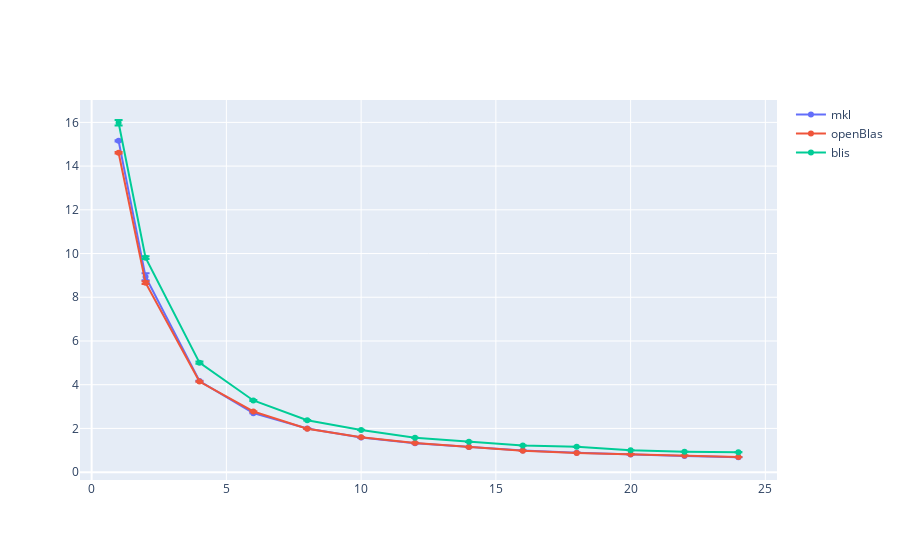

Write notebook code for a chart like this one.
### Code cell
fig = go.Figure()

fig.add_trace(go.Scatter(x=mkl_float_avg["cores"]["mean"], y=mkl_float_avg["time"]["mean"], name='mkl',
                         error_y=dict(
                             type="data",
                             array=mkl_float_avg["time"]["std"],
                             visible=True)))
fig.add_trace(go.Scatter(x=oblas_float_avg["cores"]["mean"], y=oblas_float_avg["time"]["mean"], name='openBlas',
                         error_y=dict(
                             type="data",
                             array=oblas_float_avg["time"]["std"],
                             visible=True)))
fig.add_trace(go.Scatter(x=blis_float_avg["cores"]["mean"], y=blis_float_avg["time"]["mean"], name='blis',
                         error_y=dict(
                             type="data",
                             array=blis_float_avg["time"]["std"],
                             visible=True)))

fig.show()

### Figure 1 — Plotly figure (JSON) as saved in the notebook; plotly's stock layout.template omitted (floating-point values rounded to 4 significant figures)
{"data": [{"error_y": {"array": [0.02796, 0.1593, 0.01256, 0.007741, 0.006323, 0.005377, 0.002769, 0.001475, 0.0008511, 0.0008509, 0.0006187, 0.0006218, 0.0005823], "type": "data", "visible": true}, "name": "mkl", "type": "scatter", "x": [1, 2, 4, 6, 8, 10, 12, 14, 16, 18, 20, 22, 24], "y": [15.15, 8.936, 4.169, 2.699, 1.999, 1.583, 1.326, 1.147, 0.9909, 0.8857, 0.8039, 0.7368, 0.6814]}, {"error_y": {"array": [0.03191, 0.05996, 0.008683, 0.009039, 0.004508, 0.003376, 0.008564, 0.001946, 0.005889, 0.001889, 0.002405, 0.001619, 0.001807], "type": "data", "visible": true}, "name": "openBlas", "type": "scatter", "x": [1, 2, 4, 6, 8, 10, 12, 14, 16, 18, 20, 22, 24], "y": [14.61, 8.668, 4.147, 2.776, 1.982, 1.595, 1.331, 1.145, 0.9781, 0.8809, 0.8224, 0.7598, 0.6945]}, {"error_y": {"array": [0.1293, 0.06714, 0.05267, 0.021, 0.00622, 0.003235, 0.003939, 0.002571, 0.002505, 0.003454, 0.001728, 0.002349, 0.004078], "type": "data", "visible": true}, "name": "blis", "type": "scatter", "x": [1, 2, 4, 6, 8, 10, 12, 14, 16, 18, 20, 22, 24], "y": [15.98, 9.812, 5.008, 3.278, 2.374, 1.931, 1.572, 1.385, 1.222, 1.156, 1.0, 0.9297, 0.9133]}], "layout": {}}
